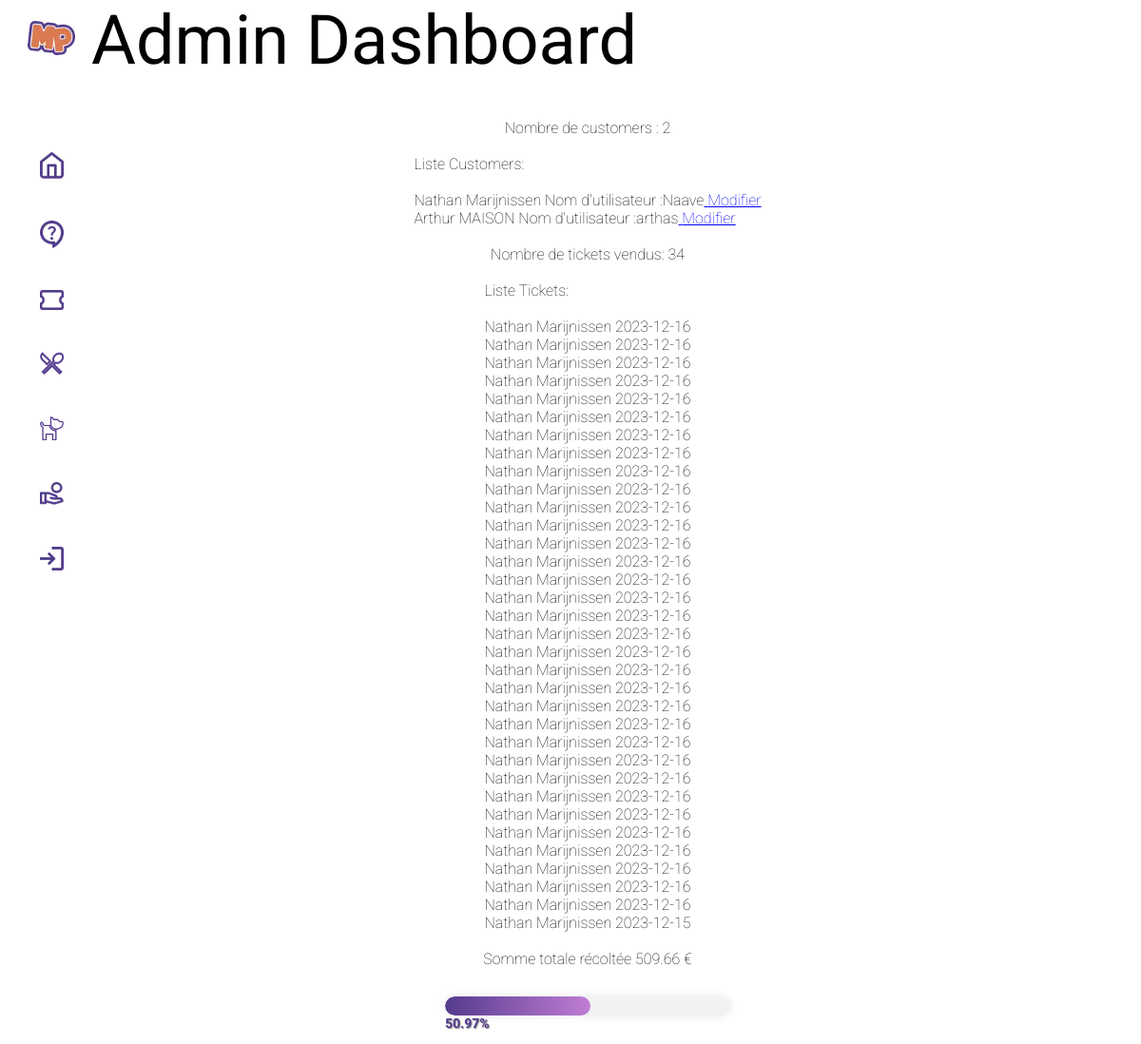
The app's page /admin.php with its own data.
### tables this page shows
CREATE TABLE `customer` (
  `id_customer` int(11) NOT NULL,
  `customer_lastname` varchar(255) DEFAULT NULL,
  `customer_firstname` varchar(255) DEFAULT NULL,
  `customer_username` varchar(50) NOT NULL,
  `customer_password` varchar(255) NOT NULL,
  `is_admin` tinyint(1) DEFAULT 0
);

CREATE TABLE `ticket` (
  `id_ticket` bigint(11) NOT NULL,
  `ticket_valid` date DEFAULT NULL,
  `ticket_name` varchar(255) DEFAULT NULL,
  `id_customer` int(11) DEFAULT NULL,
  `id_group` int(11) DEFAULT NULL
);

### class/customer.php (called while the page is built, shortened)
<?php
class customer
{
    public static function getNumberOfCustomers($pdo) {
        $query = 'SELECT COUNT(*) FROM customer';
        $stmt = $pdo->query($query);
        $count = $stmt->fetchColumn();
        return $count;
    }
}

### admin.php (the view, shortened to what this page needs)
<?php
include('config/config.php');
include('class/customer.php');
$bdd = new PDO('mysql:host=' . $host . ';port=' . $port . ';dbname=' . $dbname, $username, $password);
$requete = 'SELECT *
FROM customer
ORDER BY customer.id_customer DESC';
$resultats = $bdd->query($requete);
if ($resultats && $resultats->rowCount() > 0) {
    $tabcustomer = $resultats->fetchAll(PDO::FETCH_ASSOC);
}
$requeteTicket = 'SELECT *
FROM ticket
INNER JOIN customer
ON ticket.id_customer = customer.id_customer
ORDER BY ticket.id_ticket DESC';
$resultatsTicket = $bdd->query($requeteTicket);
if ($resultatsTicket && $resultatsTicket->rowCount() > 0) {
    $tabTicket = $resultatsTicket->fetchAll(PDO::FETCH_ASSOC);
}
$numCustomers = customer::getNumberOfCustomers($pdo);
$totalTickets = count($tabTicket);
$totalSomme = $totalTickets * 14.99;
?>
<!DOCTYPE html>
<html>
<head>
    <?php include 'element/head.php'; ?>
</head>
<body>
    <?php include 'element/navbar.php'; ?>
    <main class="main-content">
        <div class="titre-dashboard">
            <h1>Admin Dashboard</h1>
        </div>
        <div class="liste-customers">
            <p>Nombre de customers : <?php echo $numCustomers ?><br><br></p>
            <p>Liste Customers: <br><br>
                <?php
                foreach ($tabcustomer as $customer) {
                    echo $customer['customer_firstname'] . ' ' . $customer['customer_lastname'] . ' Nom d\'utilisateur :' . $customer['customer_username'] . '<a href="customer.php"<button class="button">      Modifier</button></a><br> ';
                }
                ?><br></p>
            <p>Nombre de tickets vendus: <?php echo $totalTickets ?> <br><br> </p>
            <p>Liste Tickets: <br><br>
                <?php
                foreach ($tabTicket as $ticket) {
                    echo $ticket['customer_firstname'] . ' ' . $ticket['customer_lastname'] . ' ' . $ticket['ticket_valid'] . '<br>';
                }
                ?><br></p>
            <strong>Somme totale récoltée <?php echo $totalSomme ?> €</strong>
        </div>
        <div id="progressbar-container">
            <div id="progressbar"></div>
        </div>
    </main>
</body>
</html>

### css/style.css (style rules this page uses)
.main-content { padding-left: 3vw; }
* { font-family: "Roboto", sans-serif; font-weight: 100; transition: all 1s; }
.titre-dashboard h1 { font-family: "Roboto", sans-serif; font-weight: 400; font-size: 72px; margin-left: 5vw; margin-bottom: 5vh; }
.liste-customers { display: flex; flex-direction: column; align-items: center; }
* { font-family: "Roboto", sans-serif; font-weight: 100; margin: 0; }
#progressbar-container { width: 300px; height: 20px; margin: 30px auto; background-color: #f2f2f2; border-radius: 25px; box-shadow: 0 0 10px rgba(0, 0, 0, 0.1); overflow: hidden; }
#progressbar { width: 0; height: 100%; background: linear-gradient(to right, #543a8e, #c07ed4); border-radius: 25px; transition: width 0.5s ease-in-out; position: relative; overflow: hidden; }
#progressbar::before { content: ''; position: absolute; top: 0; left: 0; right: 0; bottom: 0; background: url('your-pattern.png') repeat; opacity: 0.1; }

### records on screen
customer: customer_firstname "Nathan", customer_lastname "Marijnissen", customer_username "Naave"
customer: customer_firstname "Arthur", customer_lastname "MAISON", customer_username "arthas"
ticket: id_customer.customer_firstname "Nathan", id_customer.customer_lastname "Marijnissen", ticket_valid "2023-12-16"
ticket: id_customer.customer_firstname "Nathan", id_customer.customer_lastname "Marijnissen", ticket_valid "2023-12-16"
ticket: id_customer.customer_firstname "Nathan", id_customer.customer_lastname "Marijnissen", ticket_valid "2023-12-16"
ticket: id_customer.customer_firstname "Nathan", id_customer.customer_lastname "Marijnissen", ticket_valid "2023-12-16"
ticket: id_customer.customer_firstname "Nathan", id_customer.customer_lastname "Marijnissen", ticket_valid "2023-12-16"
ticket: id_customer.customer_firstname "Nathan", id_customer.customer_lastname "Marijnissen", ticket_valid "2023-12-16"
ticket: id_customer.customer_firstname "Nathan", id_customer.customer_lastname "Marijnissen", ticket_valid "2023-12-16"
ticket: id_customer.customer_firstname "Nathan", id_customer.customer_lastname "Marijnissen", ticket_valid "2023-12-16"
ticket: id_customer.customer_firstname "Nathan", id_customer.customer_lastname "Marijnissen", ticket_valid "2023-12-16"
ticket: id_customer.customer_firstname "Nathan", id_customer.customer_lastname "Marijnissen", ticket_valid "2023-12-16"
ticket: id_customer.customer_firstname "Nathan", id_customer.customer_lastname "Marijnissen", ticket_valid "2023-12-16"
ticket: id_customer.customer_firstname "Nathan", id_customer.customer_lastname "Marijnissen", ticket_valid "2023-12-16"
ticket: id_customer.customer_firstname "Nathan", id_customer.customer_lastname "Marijnissen", ticket_valid "2023-12-16"
ticket: id_customer.customer_firstname "Nathan", id_customer.customer_lastname "Marijnissen", ticket_valid "2023-12-16"
ticket: id_customer.customer_firstname "Nathan", id_customer.customer_lastname "Marijnissen", ticket_valid "2023-12-16"
ticket: id_customer.customer_firstname "Nathan", id_customer.customer_lastname "Marijnissen", ticket_valid "2023-12-16"
ticket: id_customer.customer_firstname "Nathan", id_customer.customer_lastname "Marijnissen", ticket_valid "2023-12-16"
ticket: id_customer.customer_firstname "Nathan", id_customer.customer_lastname "Marijnissen", ticket_valid "2023-12-16"
ticket: id_customer.customer_firstname "Nathan", id_customer.customer_lastname "Marijnissen", ticket_valid "2023-12-16"
ticket: id_customer.customer_firstname "Nathan", id_customer.customer_lastname "Marijnissen", ticket_valid "2023-12-16"
ticket: id_customer.customer_firstname "Nathan", id_customer.customer_lastname "Marijnissen", ticket_valid "2023-12-16"
ticket: id_customer.customer_firstname "Nathan", id_customer.customer_lastname "Marijnissen", ticket_valid "2023-12-16"
ticket: id_customer.customer_firstname "Nathan", id_customer.customer_lastname "Marijnissen", ticket_valid "2023-12-16"
ticket: id_customer.customer_firstname "Nathan", id_customer.customer_lastname "Marijnissen", ticket_valid "2023-12-16"
ticket: id_customer.customer_firstname "Nathan", id_customer.customer_lastname "Marijnissen", ticket_valid "2023-12-16"
ticket: id_customer.customer_firstname "Nathan", id_customer.customer_lastname "Marijnissen", ticket_valid "2023-12-16"
ticket: id_customer.customer_firstname "Nathan", id_customer.customer_lastname "Marijnissen", ticket_valid "2023-12-16"
ticket: id_customer.customer_firstname "Nathan", id_customer.customer_lastname "Marijnissen", ticket_valid "2023-12-16"
ticket: id_customer.customer_firstname "Nathan", id_customer.customer_lastname "Marijnissen", ticket_valid "2023-12-16"
ticket: id_customer.customer_firstname "Nathan", id_customer.customer_lastname "Marijnissen", ticket_valid "2023-12-16"
ticket: id_customer.customer_firstname "Nathan", id_customer.customer_lastname "Marijnissen", ticket_valid "2023-12-16"
ticket: id_customer.customer_firstname "Nathan", id_customer.customer_lastname "Marijnissen", ticket_valid "2023-12-16"
ticket: id_customer.customer_firstname "Nathan", id_customer.customer_lastname "Marijnissen", ticket_valid "2023-12-16"
ticket: id_customer.customer_firstname "Nathan", id_customer.customer_lastname "Marijnissen", ticket_valid "2023-12-15"

### other values on screen
$numCustomers "2"
$totalTickets "34"
$totalSomme "509.66"
